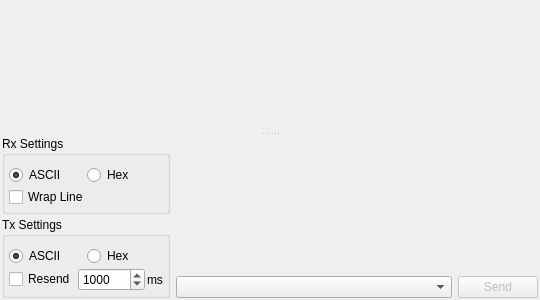
<?xml version="1.0" encoding="UTF-8"?>
<ui version="4.0">
 <class>TextTRView</class>
 <widget class="QWidget" name="TextTRView">
  <property name="geometry">
   <rect>
    <x>0</x>
    <y>0</y>
    <width>540</width>
    <height>300</height>
   </rect>
  </property>
  <layout class="QVBoxLayout" name="verticalLayout_2">
   <property name="leftMargin">
    <number>2</number>
   </property>
   <property name="topMargin">
    <number>2</number>
   </property>
   <property name="rightMargin">
    <number>2</number>
   </property>
   <property name="bottomMargin">
    <number>2</number>
   </property>
   <item>
    <widget class="QSplitter" name="splitter_2">
     <property name="orientation">
      <enum>Qt::Vertical</enum>
     </property>
     <widget class="TextEdit" name="textEditRx" native="true">
      <property name="sizePolicy">
       <sizepolicy hsizetype="Preferred" vsizetype="Expanding">
        <horstretch>0</horstretch>
        <verstretch>1</verstretch>
       </sizepolicy>
      </property>
      <property name="focusPolicy">
       <enum>Qt::ClickFocus</enum>
      </property>
     </widget>
     <widget class="QWidget" name="layoutWidget_5">
      <layout class="QHBoxLayout" name="horizontalLayout_19">
       <item alignment="Qt::AlignBottom">
        <widget class="QWidget" name="widget_5" native="true">
         <property name="sizePolicy">
          <sizepolicy hsizetype="Fixed" vsizetype="Fixed">
           <horstretch>0</horstretch>
           <verstretch>0</verstretch>
          </sizepolicy>
         </property>
         <layout class="QVBoxLayout" name="verticalLayout_16">
          <property name="spacing">
           <number>3</number>
          </property>
          <property name="leftMargin">
           <number>0</number>
          </property>
          <property name="topMargin">
           <number>0</number>
          </property>
          <property name="rightMargin">
           <number>0</number>
          </property>
          <property name="bottomMargin">
           <number>0</number>
          </property>
          <item>
           <widget class="QGroupBox" name="groupBox_9">
            <property name="sizePolicy">
             <sizepolicy hsizetype="Preferred" vsizetype="Fixed">
              <horstretch>0</horstretch>
              <verstretch>0</verstretch>
             </sizepolicy>
            </property>
            <property name="title">
             <string>Rx Settings</string>
            </property>
            <layout class="QVBoxLayout" name="verticalLayout_17">
             <property name="spacing">
              <number>2</number>
             </property>
             <property name="leftMargin">
              <number>4</number>
             </property>
             <property name="rightMargin">
              <number>4</number>
             </property>
             <property name="bottomMargin">
              <number>4</number>
             </property>
             <item>
              <layout class="QHBoxLayout" name="horizontalLayout_20">
               <item>
                <widget class="QRadioButton" name="portReadAscii">
                 <property name="text">
                  <string notr="true">ASCII</string>
                 </property>
                 <property name="checked">
                  <bool>true</bool>
                 </property>
                </widget>
               </item>
               <item>
                <widget class="QRadioButton" name="portReadHex">
                 <property name="text">
                  <string notr="true">Hex</string>
                 </property>
                </widget>
               </item>
              </layout>
             </item>
             <item>
              <widget class="QCheckBox" name="wrapLineBox">
               <property name="enabled">
                <bool>true</bool>
               </property>
               <property name="text">
                <string>Wrap Line</string>
               </property>
              </widget>
             </item>
            </layout>
           </widget>
          </item>
          <item>
           <widget class="QGroupBox" name="groupBox_10">
            <property name="sizePolicy">
             <sizepolicy hsizetype="Preferred" vsizetype="Fixed">
              <horstretch>0</horstretch>
              <verstretch>0</verstretch>
             </sizepolicy>
            </property>
            <property name="title">
             <string>Tx Settings</string>
            </property>
            <layout class="QVBoxLayout" name="verticalLayout_18">
             <property name="spacing">
              <number>2</number>
             </property>
             <property name="leftMargin">
              <number>4</number>
             </property>
             <property name="rightMargin">
              <number>4</number>
             </property>
             <property name="bottomMargin">
              <number>4</number>
             </property>
             <item>
              <layout class="QHBoxLayout" name="horizontalLayout_21">
               <item>
                <widget class="QRadioButton" name="portWriteAscii">
                 <property name="text">
                  <string notr="true">ASCII</string>
                 </property>
                 <property name="checked">
                  <bool>true</bool>
                 </property>
                </widget>
               </item>
               <item>
                <widget class="QRadioButton" name="portWriteHex">
                 <property name="text">
                  <string notr="true">Hex</string>
                 </property>
                </widget>
               </item>
              </layout>
             </item>
             <item>
              <layout class="QHBoxLayout" name="horizontalLayout_22">
               <property name="spacing">
                <number>2</number>
               </property>
               <item>
                <widget class="QCheckBox" name="resendBox">
                 <property name="text">
                  <string>Resend</string>
                 </property>
                </widget>
               </item>
               <item>
                <widget class="QSpinBox" name="resendIntervalBox">
                 <property name="minimum">
                  <number>10</number>
                 </property>
                 <property name="maximum">
                  <number>120000</number>
                 </property>
                 <property name="value">
                  <number>1000</number>
                 </property>
                </widget>
               </item>
               <item>
                <widget class="QLabel" name="label_7">
                 <property name="text">
                  <string>ms</string>
                 </property>
                </widget>
               </item>
              </layout>
             </item>
            </layout>
           </widget>
          </item>
         </layout>
        </widget>
       </item>
       <item>
        <layout class="QGridLayout" name="gridLayout_7">
         <property name="verticalSpacing">
          <number>3</number>
         </property>
         <item row="2" column="0">
          <widget class="QComboBox" name="historyBox"/>
         </item>
         <item row="2" column="1">
          <widget class="QPushButton" name="sendButton">
           <property name="enabled">
            <bool>false</bool>
           </property>
           <property name="sizePolicy">
            <sizepolicy hsizetype="Fixed" vsizetype="Fixed">
             <horstretch>0</horstretch>
             <verstretch>0</verstretch>
            </sizepolicy>
           </property>
           <property name="text">
            <string>Send</string>
           </property>
          </widget>
         </item>
         <item row="0" column="0" colspan="2">
          <widget class="TextEdit" name="textEditTx" native="true">
           <property name="sizePolicy">
            <sizepolicy hsizetype="Preferred" vsizetype="Ignored">
             <horstretch>0</horstretch>
             <verstretch>0</verstretch>
            </sizepolicy>
           </property>
           <property name="focusPolicy">
            <enum>Qt::StrongFocus</enum>
           </property>
          </widget>
         </item>
        </layout>
       </item>
      </layout>
     </widget>
    </widget>
   </item>
  </layout>
 </widget>
 <customwidgets>
  <customwidget>
   <class>TextEdit</class>
   <extends>QWidget</extends>
   <header>src/views/texttr/textedit.h</header>
   <container>1</container>
  </customwidget>
 </customwidgets>
 <tabstops>
  <tabstop>textEditTx</tabstop>
  <tabstop>sendButton</tabstop>
  <tabstop>historyBox</tabstop>
  <tabstop>portReadAscii</tabstop>
  <tabstop>portReadHex</tabstop>
  <tabstop>wrapLineBox</tabstop>
  <tabstop>portWriteAscii</tabstop>
  <tabstop>portWriteHex</tabstop>
  <tabstop>resendBox</tabstop>
  <tabstop>resendIntervalBox</tabstop>
 </tabstops>
 <resources/>
 <connections/>
</ui>
